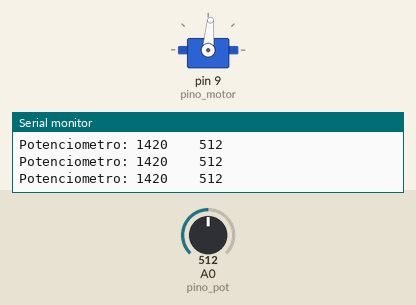
Recording of a sketch running on a simulated Arduino Uno, built with avr-gcc and run on an emulated ATmega328P. On the bench: servo, the last lines printed to the serial monitor. The inputs (shaded band) are chosen by the test bench; at power-on: A0 (pino_pot) = 512.

Above: at 1.2 s.
1.3 s: A0 (pino_pot) set to 153
At 2.2 s:
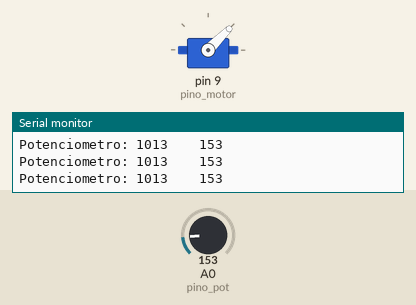
2.8 s: A0 (pino_pot) set to 132
At 3.9 s:
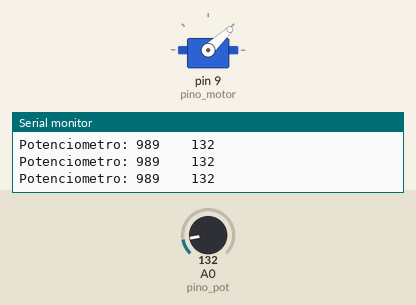
4.3 s: A0 (pino_pot) set to 11
At 4.6 s:
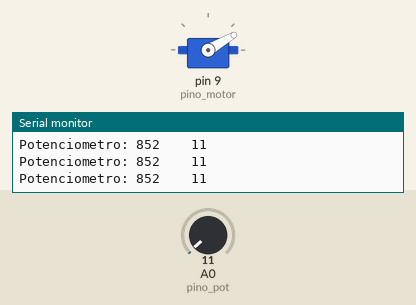
5.8 s: A0 (pino_pot) set to 8
8.8 s: A0 (pino_pot) set to 1023
At 9.5 s:
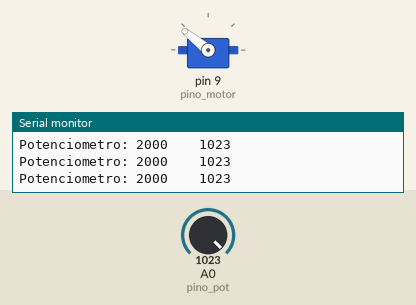
10.3 s: A0 (pino_pot) set to 987
At 10.9 s:
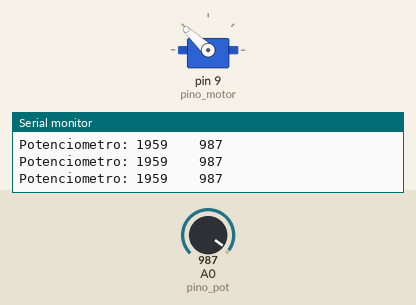
Timing chart, 0 to 12.8 s (numbered marks = the images above; inputs shaded):
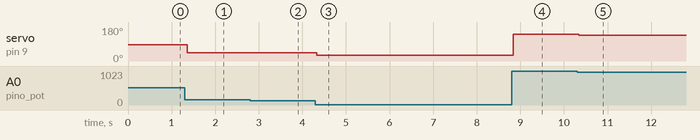

Measured:
- after the input at 1.3 s, servo on pin 9 (pino_motor): 85° → 45° after 0.06 s
- after the input at 2.8 s, servo on pin 9 (pino_motor): 45° → 43° at once
- after the input at 4.3 s, servo on pin 9 (pino_motor): 43° → 30° at once
- after the input at 8.8 s, servo on pin 9 (pino_motor): 30° → 141° at once
- after the input at 10.3 s, servo on pin 9 (pino_motor): 141° → 137° at once

The sketch:

versao_1.ino
```cpp
#include <Servo.h>

Servo ESC;

//Pino do potenciometro
int pino_pot = A0;

//Pino de controle do motor
int pino_motor = 9;

//Valores utilizados para o Potenciometro e o Motor
int valor = 0;
int valorms = 700;

void setup()
{
  //Inicia Serial
  Serial.begin(9600);

  //Inicia ESC
  ESC.attach(pino_motor);
  ESC.writeMicroseconds(0);

  //Aguarde 5 segundos para começar
  Serial.println("Aguardando 5 segundos...");
}

void loop()
{
  //Lê o valor do potenciômetro
  valor = analogRead(pino_pot);

  //Converte o valor para uma faixa entre 1000 e 2000
  valorms = map(valor, 0, 1023, 840, 2000);

  //Mostra os valores do potenciômetro no monitor serial
  Serial.print("Potenciometro: ");
  Serial.print(valorms);
  Serial.print("    ");
  Serial.println(valor);

  //Envia o valor convertido para o ESC
  ESC.writeMicroseconds(valorms);
}
```
